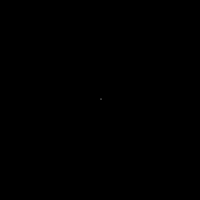
Frame 1 (no input)
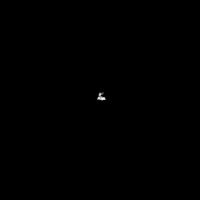
Frame 60 (no input)
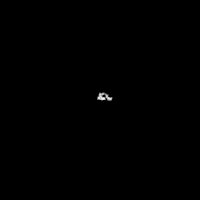
Frame 120 (the mouse pressed at the canvas centre since frame 60)

The p5.js sketch that drew these frames (run headless with seeded random() and noise() and a simulated clock; from frame 60 on, the mouse is pressed at the canvas centre):

// p5.js sketch
// ── sketch.js
// The Nature of Code
// Daniel Shiffman
// http://natureofcode.com

let w;

function setup() {
  createCanvas(200,200);
  // Create a walker object
  w = new Walker();
  background(0);
}

function draw() {
  // Run the walker object
  w.step();
  w.render();
}
// ── walker.js
// The Nature of Code
// Daniel Shiffman
// http://natureofcode.com

// A random walker object!

class Walker {  
    constructor() {
      this.x = width/2;
      this.y = height/2;
    }
  
    render() {
      stroke(255);
      point(this.x,this.y);
    }
  
    // Randomly move to any neighboring pixel (or stay in the same spot)
    step() {
      let stepx = int(random(3))-1;
      let stepy = int(random(3))-1;
      this.x += stepx;
      this.y += stepy;
      this.x = constrain(this.x,0,width-1);
      this.y = constrain(this.y,0,height-1);
    }
  }
  
